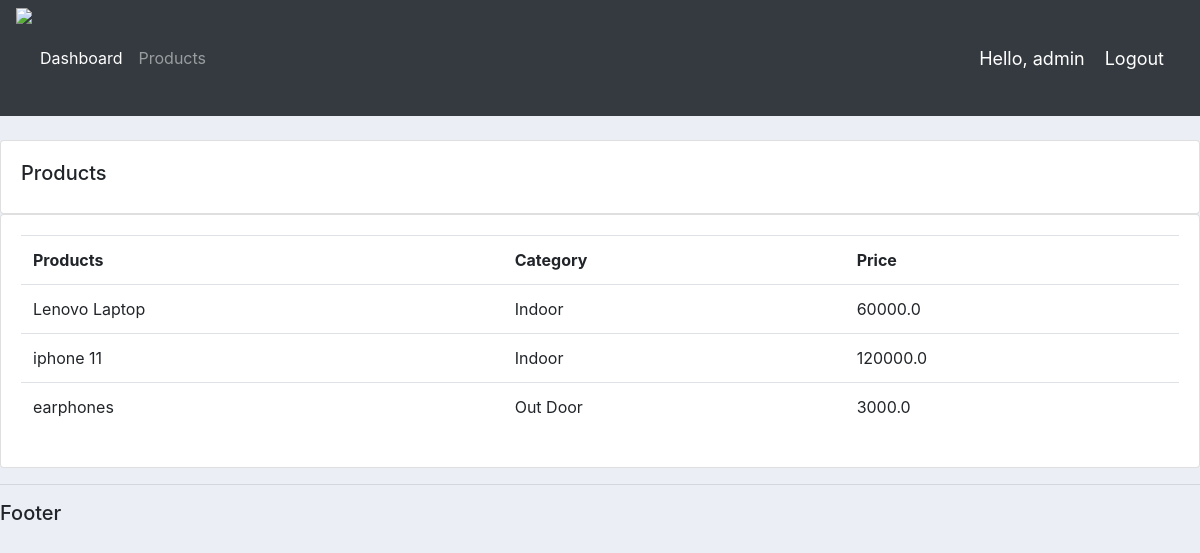
Screenshot of /products/ (signed in) with the database file from the repository.
### accounts/models.py (models this page shows, shortened)
class Product(models.Model):
    CATEGORY = (
        ('Indoor', 'Indoor'),
        ('Out Door', 'Out Door'),
    )
    name = models.CharField(max_length=200, null=True)
    price = models.FloatField(null=True)
    category = models.CharField(
        max_length=200, null=True, choices=CATEGORY)
    description = models.CharField(max_length=200, null=True, blank=True)
    date_created = models.DateTimeField(auto_now_add=True, null=True)
    tags = models.ManyToManyField(Tag)

### accounts/decorators.py (the view)
        def wrapper_func(request, *args, **kwargs):
            group = None
            if request.user.groups.exists():
                group = request.user.groups.all()[0].name
            if group in allowed_roles:
                return view_func(request, *args, **kwargs)
            else:
                return HttpResponse('You are not authorized to view this page')

### accounts/views.py (called while the page is built)
@login_required(login_url='login')
@allowed_users(allowed_roles=['admin'])
def products(request):
    products = Product.objects.all()
    return render(request, 'accounts/products.html', {'products': products})

### accounts/templates/accounts/products.html
{% extends 'accounts/main.html' %}
{% block content %}
<br>
<div class="row">
  <div class="col-md">
    <div class="card card-body">
      <h5>Products</h5>
    </div>
    <div class="card card-body">
      <table class="table">
        <tr>
          <th>Products</th>
          <th>Category</th>
          <th>Price</th>
        </tr>
        {% for i in products %}
        <tr>
          <td>{{i.name}}</td>
          <td>{{i.category}}</td>
          <td>{{i.price}}</td>
        </tr>
        {% endfor %}
      </table>
    </div>
  </div>
</div>
{% endblock %}

### accounts/templates/accounts/navbar.html (shortened to what this page needs)
{% load static %}
<nav class="navbar navbar-expand-lg navbar-dark bg-dark">
  <img src="{% static 'images/circle.png' %}" style="height:100px">
  <div class="collapse navbar-collapse" id="navbarNav">
    <ul class="navbar-nav">
      {% if request.user.is_staff %}
      <li class="nav-item active">
        <a class="nav-link" href="{% url 'home' %}">Dashboard</a>
      </li>
      <li class="nav-item">
        <a class="nav-link" href="{% url 'products' %}">Products</a>
      </li>
      {% else %}
       <li class="nav-item">
        <a class="nav-link" href="{% url 'account' %}">Settings</a>
      </li>
      {% endif %}
    </ul>
  </div>
  <span class="hello-msg">Hello, {{request.user}}</span>
  <span><a class="hello-msg" href="{% url 'logout' %}">Logout</a></span>
</nav>

### static/css/main.css (style rules this page uses)
body { background-color: #ebeff5; }

### accounts/templates/accounts/navbar.html (style rules this page uses)
.hello-msg { font-size: 18px; color: #fff; margin-right: 20px; }

### rows the page displays
Product: name "Lenovo Laptop", category "Indoor", price "60000.0"
Product: name "iphone 11", category "Indoor", price "120000.0"
Product: name "earphones", category "Out Door", price "3000.0"

### other values shown
{{ request.user }} "admin"
